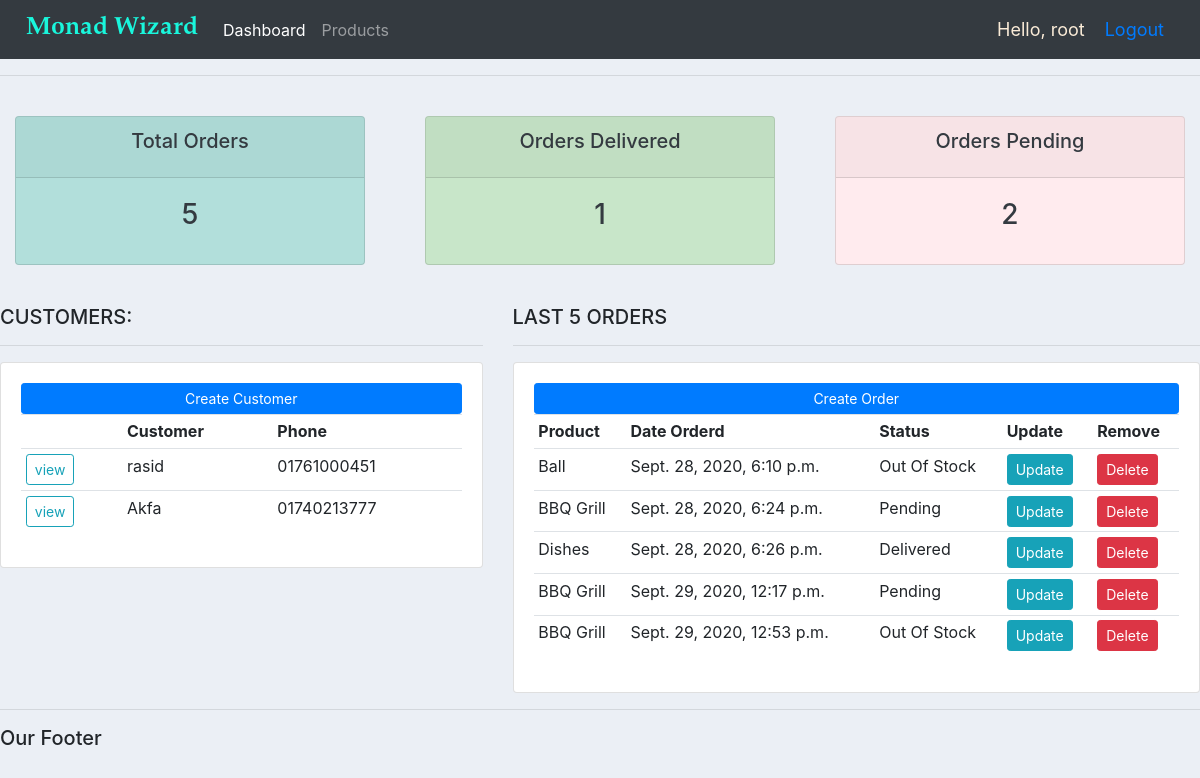
Before: / (signed in) with the older database file.
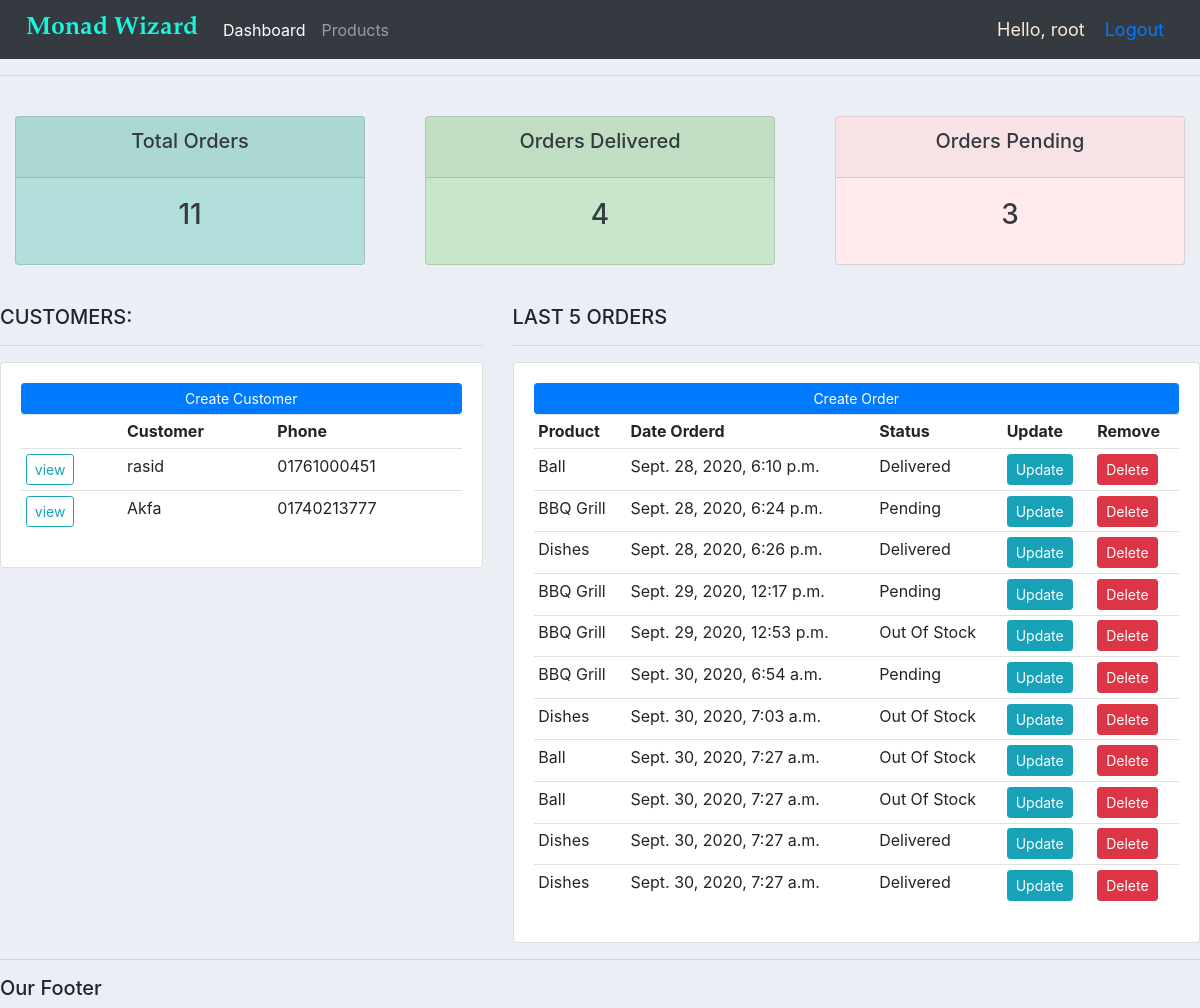
After: the same page with the newer database file.
### accounts/models.py (models this page shows, shortened)
class Customer(models.Model):
    name = models.CharField(max_length=200, null=True)
    phone = models.CharField(max_length=50, null=True)
    email = models.EmailField(max_length=100, null=True)
    date_created = models.DateTimeField(auto_now_add=True, null=True)

class Order(models.Model):
    STATUS = (
        ('Pending', 'Pending'),
        ('Out Of Stock', 'Out of Stock'),
        ('Delivered', 'Delivered'),
    )
    customer = models.ForeignKey(Customer, null=True, on_delete=models.SET_NULL)
    product = models.ForeignKey(Product, null=True, on_delete=models.SET_NULL)
    date_created = models.DateTimeField(auto_now_add=True, null=True)
    status = models.CharField(max_length=200, null=True,choices=STATUS)

class Product(models.Model):
    CATEGORY = (
        ('Indoor', 'Indoor'),
        ('Out Door', 'Out Door'),
    )
    name = models.CharField(max_length=200, null=True)
    price = models.FloatField(null=True)
    category = models.CharField(max_length=200, null=True,choices=CATEGORY)
    description = models.CharField(max_length=200, null=True, blank=True)
    date_created = models.DateTimeField(auto_now_add=True, null=True)
    tags = models.ManyToManyField(Tag)

### accounts/views.py (the view)
# urls.py: path('', views.home, name="home"),
@login_required(login_url='login')
def home(request):
    orders = Order.objects.all()
    customers = Customer.objects.all()
    total_order = orders.count()
    delivered = Order.objects.filter(status='Delivered').count()
    pending = Order.objects.filter(status='Pending').count()
    contex = {'orders' : orders, 'customers' : customers,
        'total_order' : total_order, 'delivered' : delivered, 'pending' : pending }
    return render(request, 'accounts/dashboard.html', contex)

### accounts/templates/accounts/dashboard.html
{% extends 'accounts/main.html' %}
{% block content %}
{% include 'accounts/status.html' %}
<br>
<div class="row">
	<div class="col-md-5">
		<h5>CUSTOMERS:</h5>
		<hr>
		<div class="card card-body">
			<a class="btn btn-primary  btn-sm btn-block" href="">Create Customer</a>
			<table class="table table-sm">
				<tr>
					<th>  </th>
					<th>Customer</th>
					<th>Phone</th>
				</tr>
				{% for customer in customers %}
					<tr>
						<th> <a class="btn btn-outline-info  btn-sm " href="{% url 'customer' customer.id %}"> view </a></th>
						<td> {{ customer.name }} </td>
						<td> {{ customer.phone }} </td>
					</tr>
				{% endfor %}
			</table>
		</div>
	</div>
	<div class="col-md-7">
		<h5>LAST 5 ORDERS</h5>
		<hr>
		<div class="card card-body">
			<a class="btn btn-primary  btn-sm btn-block" href="{% url 'create_order' %}">Create Order</a>
			<table class="table table-sm">
				<tr>
					<th>Product</th>
					<th>Date Orderd</th>
					<th>Status</th>
					<th>Update</th>
					<th>Remove</th>
				</tr>
				{% for order in orders %}
					<tr>
						<td> {{ order.product.name }} </td>
						<td> {{ order.date_created }} </td>
						<td> {{ order.status }} </td>
						<td><a class="btn btn-sm btn-info" href="{% url 'update_order' order.id %}"> Update </a></td>
						<td><a class="btn btn-sm btn-danger" href="{% url 'delete_order' order.id %}"> Delete </a></td>
					</tr>
				{% endfor %}
			</table>
		</div>
	</div>
</div>
{% endblock %}

### accounts/templates/accounts/main.html (shortened to what this page needs)
{% load static %}
<!DOCTYPE html>
<html lang="en">
<head>
    <link rel="stylesheet" href="https://stackpath.bootstrapcdn.com/bootstrap/4.5.2/css/bootstrap.min.css">
    <link rel="stylesheet" href="{% static '/css/main.css' %}">
</head>
<body>
    {% include 'accounts/navbar.html' %}
    <hr>
    {% block content %}
    {% endblock %}
    <hr>
<h5>Our Footer</h5>
</body>
</html>

### accounts/templates/accounts/navbar.html (shortened to what this page needs)
{% load static %}
<nav class="navbar navbar-expand-lg navbar-dark bg-dark">
    <img src="{% static 'images/logo.png' %}" alt="MW">
    <div class="collapse navbar-collapse" id="navbarNav">
      <ul class="navbar-nav">
        <li class="nav-item active">
          <a class="nav-link" href="{% url 'home' %}">Dashboard </a>
        </li>
        <li class="nav-item">
          <a class="nav-link" href="{% url 'products' %}">Products</a>
        </li>
      </ul>
    </div>
    <span class="hello">Hello, {{ request.user }} </span>
    <span class="hello"><a href="{% url 'logout' %}">Logout</a></span>
  </nav>

### accounts/templates/accounts/status.html
<br>
<div class="row">
	<div class="col">
		<div class="col-md">
			<div class="card text-center text-dark  mb-3" id="total-orders">
			  	<div class="card-header">
			  		<h5 class="card-title">Total Orders</h5>
			  	</div>
			  	<div class="card-body">
			    	<h3 class="card-title">{{ total_order }}</h3>
			  	</div>
			</div>
		</div>
	</div>
	<div class="col">
		<div class="col-md">
			<div class="card text-center text-dark  mb-3" id="orders-delivered">
			  	<div class="card-header">
			  		<h5 class="card-title">Orders Delivered</h5>
			  	</div>
			  	<div class="card-body">
			    	<h3 class="card-title">{{ delivered }}</h3>
			  	</div>
			</div>
		</div>
	</div>
	<div class="col">
		<div class="col-md">
			<div class="card text-center text-dark  mb-3" id="orders-pending">
			  	<div class="card-header">
			  		<h5 class="card-title">Orders Pending</h5>
			  	</div>
			  	<div class="card-body">
			    	<h3 class="card-title">{{ pending }}</h3>
			  	</div>
			</div>
		</div>
	</div>
</div>

### static/css/main.css (style rules this page uses)
body { background-color: #ebeff5; }
#total-orders { background-color: #b2dfdb; }
#orders-delivered { background-color: #c8e6c9; }
#orders-pending { background-color: #ffebee; }

### accounts/templates/accounts/navbar.html (style rules this page uses)
.hello { font-size: 18px; color: antiquewhite; margin-right: 20px; }

Changed rows visible on the page:
changed Order "Sept. 28, 2020, 6:10 p.m.": status "Out Of Stock" → "Delivered"
added Order: product.name "BBQ Grill", date_created "Sept. 30, 2020, 6:54 a.m.", status "Pending"
added Order: product.name "Dishes", date_created "Sept. 30, 2020, 7:03 a.m.", status "Out Of Stock"
added Order: product.name "Ball", date_created "Sept. 30, 2020, 7:27 a.m.", status "Out Of Stock"
added Order: product.name "Ball", date_created "Sept. 30, 2020, 7:27 a.m.", status "Out Of Stock"
added Order: product.name "Dishes", date_created "Sept. 30, 2020, 7:27 a.m.", status "Delivered"
added Order: product.name "Dishes", date_created "Sept. 30, 2020, 7:27 a.m.", status "Delivered"
Other visible differences:
{{ total_order }}: "5" → "11"
{{ delivered }}: "1" → "4"
{{ pending }}: "2" → "3"
